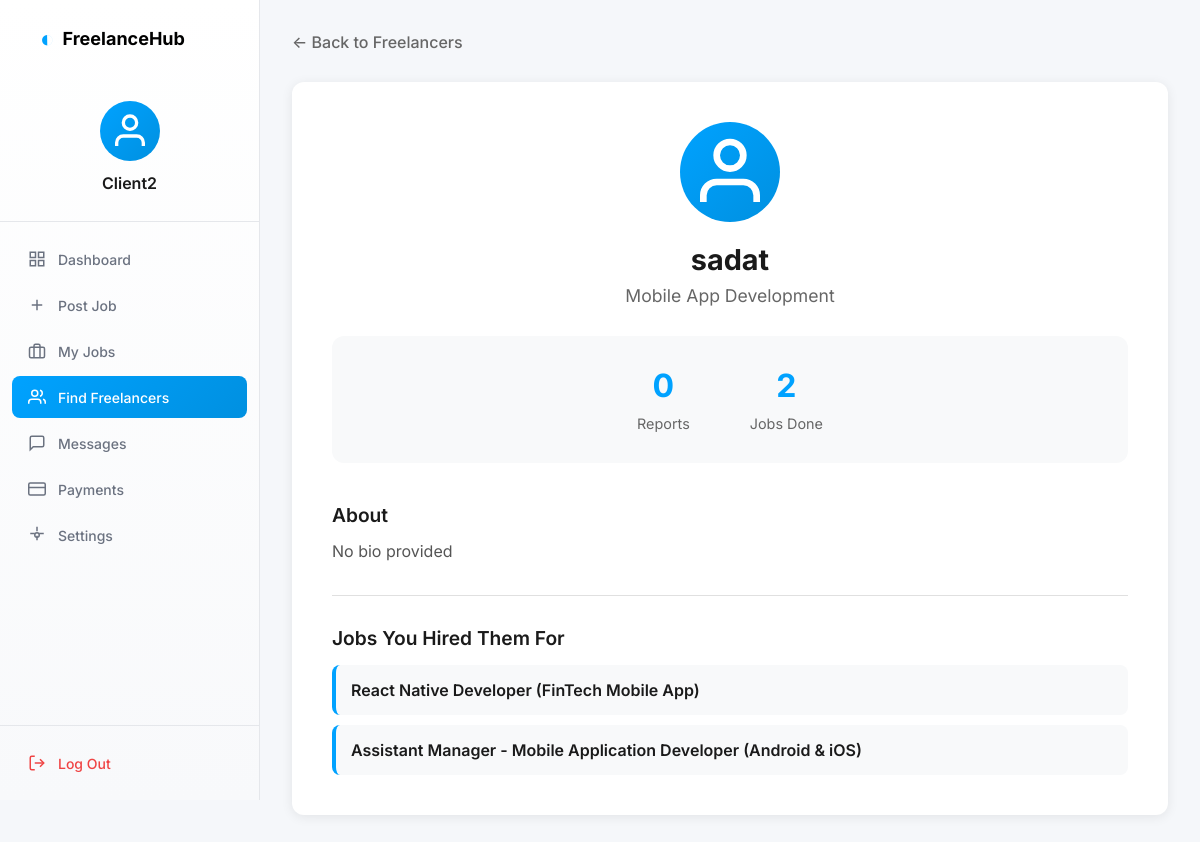
/client/dashboard.php?page=freelancers&id=6 (signed in), run on the app's committed database.
### tables this page shows
CREATE TABLE `freelancers` (
  `freelancer_id` int(11) NOT NULL,
  `full_name` varchar(100) NOT NULL,
  `email` varchar(150) NOT NULL,
  `password` varchar(255) NOT NULL,
  `skill_id` int(11) DEFAULT NULL,
  `test_score` decimal(5,2) DEFAULT NULL,
  `status` enum('active','suspended') DEFAULT 'active',
  `created_at` timestamp NOT NULL DEFAULT current_timestamp(),
  `is_verified` tinyint(1) DEFAULT 0,
  `bio` text DEFAULT NULL,
  `profile_picture` varchar(255) DEFAULT NULL,
  `is_suspended` tinyint(1) DEFAULT 0
);

CREATE TABLE `skill_categories` (
  `skill_id` int(11) NOT NULL,
  `skill_name` varchar(100) NOT NULL,
  `created_at` timestamp NOT NULL DEFAULT current_timestamp()
);

CREATE TABLE `hired_freelancers` (
  `hire_id` int(11) NOT NULL,
  `job_id` int(11) NOT NULL,
  `freelancer_id` int(11) NOT NULL,
  `client_id` int(11) NOT NULL,
  `hired_at` timestamp NOT NULL DEFAULT current_timestamp(),
  `status` enum('active','completed','cancelled') DEFAULT 'active'
);

CREATE TABLE `jobs` (
  `job_id` int(11) NOT NULL,
  `client_id` int(11) NOT NULL,
  `skill_id` int(11) NOT NULL,
  `job_title` varchar(150) DEFAULT NULL,
  `job_description` text DEFAULT NULL,
  `status` enum('open','closed') DEFAULT 'open',
  `is_hired` tinyint(1) DEFAULT 0,
  `hired_freelancer_id` int(11) DEFAULT NULL,
  `hired_at` timestamp NULL DEFAULT NULL,
  `budget` decimal(10,2) DEFAULT NULL,
  `created_at` timestamp NOT NULL DEFAULT current_timestamp()
);

### client/pages/freelancers.php (the view, shortened to what this page needs)
<?php
$client_id = $_SESSION['client_id'];
$view_freelancer_id = $_GET['id'] ?? null;
if ($view_freelancer_id) {
    $freelancer_query = $conn->prepare("
        SELECT f.*, s.skill_name,
               (SELECT COUNT(*) FROM user_reports WHERE reported_user_id = f.freelancer_id AND reported_user_type = 'freelancer') as total_reports,
               (SELECT COUNT(*) FROM hired_freelancers
                WHERE freelancer_id = f.freelancer_id AND status = 'completed') as completed_jobs
        FROM freelancers f
        LEFT JOIN skill_categories s ON f.skill_id = s.skill_id
        WHERE f.freelancer_id = ?
    ");
    $freelancer_query->bind_param("i", $view_freelancer_id);
    $freelancer_query->execute();
    $freelancer = $freelancer_query->get_result()->fetch_assoc();
    $worked_together_query = $conn->prepare("
        SELECT hf.hire_id, hf.job_id, j.job_title
        FROM hired_freelancers hf
        JOIN jobs j ON hf.job_id = j.job_id
        WHERE hf.client_id = ? AND hf.freelancer_id = ?
        ORDER BY hf.hired_at DESC
    ");
    $worked_together_query->bind_param("ii", $client_id, $view_freelancer_id);
    $worked_together_query->execute();
    $worked_jobs = $worked_together_query->get_result();
}
?>
<link rel="stylesheet" href="css/freelancers.css">
<?php if ($view_freelancer_id && $freelancer): ?>
    <div class="freelancer-profile-container">
        <div class="profile-header">
            <a href="dashboard.php?page=freelancers" class="btn-back">← Back to Freelancers</a>
        </div>
        <div class="profile-card">
            <div class="profile-avatar-large">
                <svg width="80" height="80" viewBox="0 0 24 24" fill="none" stroke="currentColor" stroke-width="2">
                    <path d="M20 21v-2a4 4 0 0 0-4-4H8a4 4 0 0 0-4 4v2"></path>
                    <circle cx="12" cy="7" r="4"></circle>
                </svg>
            </div>
            <h2><?= htmlspecialchars($freelancer['full_name']) ?></h2>
            <p class="profile-skill"><?= htmlspecialchars($freelancer['skill_name']) ?></p>
            <div class="profile-stats">
                <div class="stat-item">
                    <span class="stat-value"><?= $freelancer['total_reports'] ?></span>
                    <span class="stat-label">Reports</span>
                </div>
                <div class="stat-item">
                    <span class="stat-value"><?= $freelancer['completed_jobs'] ?></span>
                    <span class="stat-label">Jobs Done</span>
                </div>
            </div>
            <div class="profile-bio">
                <h3>About</h3>
                <p><?= nl2br(htmlspecialchars($freelancer['bio'] ?? 'No bio provided')) ?></p>
            </div>
            <?php if ($worked_jobs->num_rows > 0): ?>
                <div class="worked-jobs-section">
                    <h3>Jobs You Hired Them For</h3>
                    <div class="jobs-list">
                        <?php while ($job = $worked_jobs->fetch_assoc()): ?>
                            <div class="job-item">
                                <h4><?= htmlspecialchars($job['job_title']) ?></h4>
                            </div>
                        <?php endwhile; ?>
                    </div>
                </div>
            <?php endif; ?>
        </div>
    </div>
<?php endif; ?>

### client/css/client_dashboard.css (style rules this page uses)
* { margin: 0; padding: 0; box-sizing: border-box; }
body { font-family: 'Inter', -apple-system, BlinkMacSystemFont, 'Segoe UI', sans-serif; background-color: #f5f7fa; color: #333; }

### client/css/freelancers.css (style rules this page uses)
.freelancer-profile-container { max-width: 900px; margin: 0 auto; }
.profile-header { display: flex; justify-content: space-between; align-items: center; margin-bottom: 30px; }
.btn-back { color: #666; text-decoration: none; font-weight: 500; transition: color 0.3s ease; }
.profile-card { background: #fff; padding: 40px; border-radius: 12px; box-shadow: 0 2px 12px rgba(0, 0, 0, 0.08); text-align: center; }
.profile-avatar-large { width: 100px; height: 100px; margin: 0 auto 20px; border-radius: 50%; background: linear-gradient(135deg, #00a2ff 0%, #0090e0 100%); display: flex; align-items: center; justify-content: center; }
.profile-avatar-large svg { color: white; }
.profile-card h2 { font-size: 1.8rem; font-weight: 700; color: #1a1a1a; margin-bottom: 8px; }
.profile-skill { font-size: 1.1rem; color: #666; margin-bottom: 30px; }
.profile-stats { display: flex; justify-content: center; gap: 60px; margin-bottom: 40px; padding: 30px; background: #f8f9fa; border-radius: 12px; }
.stat-item { text-align: center; }
.stat-value { display: block; font-size: 2rem; font-weight: 700; color: #00a2ff; margin-bottom: 8px; }
.stat-label { font-size: 0.9rem; color: #666; }
.profile-bio { text-align: left; margin-bottom: 30px; }
.profile-bio h3 { font-size: 1.2rem; font-weight: 600; color: #1a1a1a; margin-bottom: 12px; }
.profile-bio p { color: #555; line-height: 1.6; }
.worked-jobs-section { text-align: left; padding-top: 30px; border-top: 1px solid #e0e0e0; }
.worked-jobs-section h3 { font-size: 1.2rem; font-weight: 600; color: #1a1a1a; margin-bottom: 15px; }
.jobs-list { display: flex; flex-direction: column; gap: 10px; }
.job-item { padding: 15px; background: #f8f9fa; border-radius: 8px; border-left: 4px solid #00a2ff; }
.job-item h4 { font-size: 1rem; font-weight: 600; color: #1a1a1a; margin: 0; }

### data on the page
freelancers: full_name "sadat", skill.skill_name "Mobile App Development", bio "No bio provided"
hired_freelancers: job.job_title "React Native Developer (FinTech Mobile App)"
hired_freelancers: job.job_title "Assistant Manager - Mobile Application Developer (Android & iOS)"

### other printed values
explode(' ', $client_name)[0] "Client2"
$label "Dashboard"
$label "Post Job"
$label "My Jobs"
$label "Find Freelancers"
$label "Messages"
$label "Payments"
$label "Settings"
$freelancer['total_reports'] "0"
$freelancer['completed_jobs'] "2"
